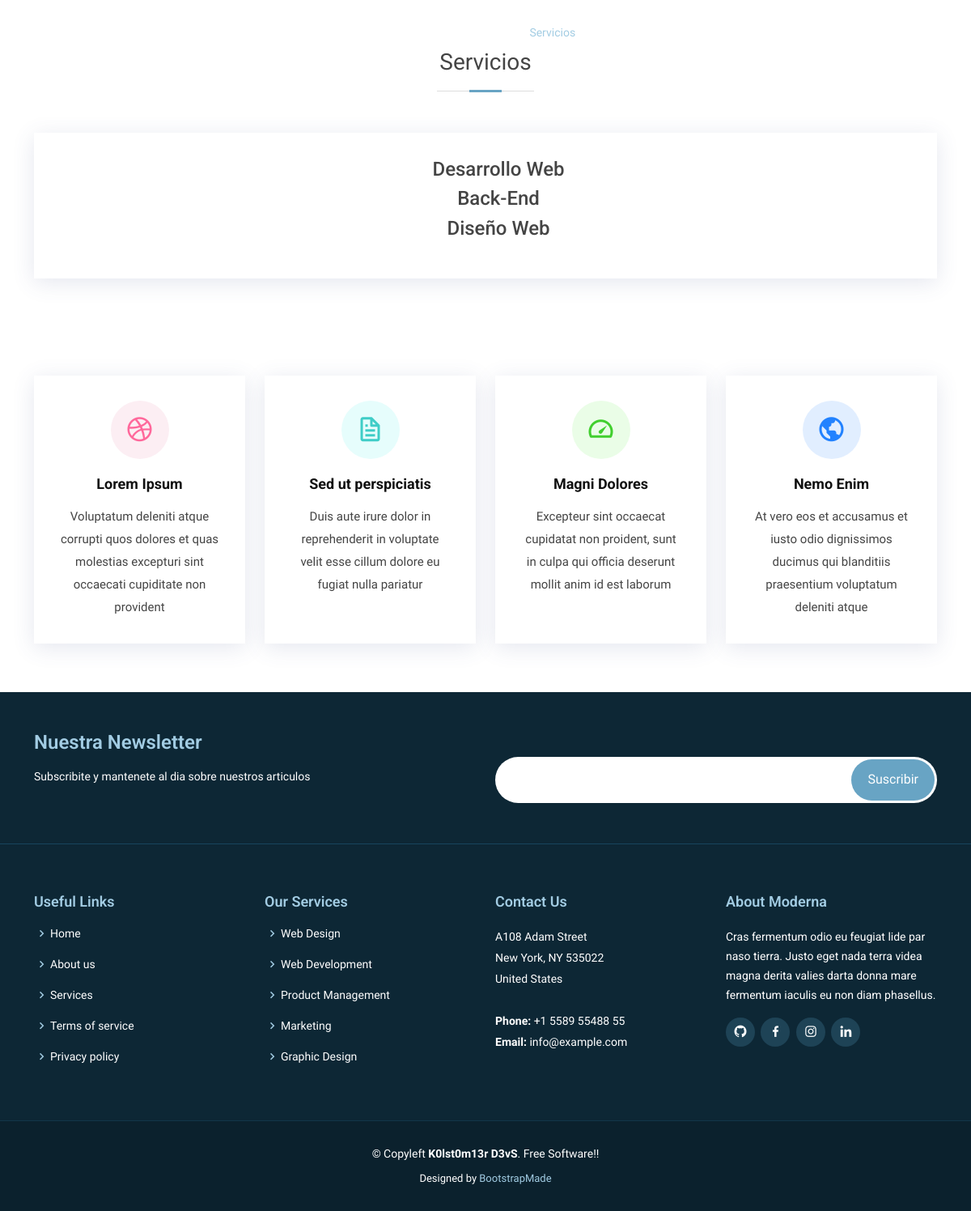
Screenshot of /servicios with the database file from the repository.
### DjangoApp/models.py (models this page shows, shortened)
class Servicios(models.Model):
    servicio = models.CharField(max_length=30)

### DjangoApp/views.py (the view)
# urls.py: path('servicios',views.servicios, name="servicios"),
def servicios(request):
    if request.method == "POST":
        form = ServiciosForm(request.POST)
        if form.is_valid():
            form.save()
            return redirect('suscripciones')
    else:
        form = SubscribForm()
    servicios = Servicios.objects.all()
    ctx = {"form": form, "servicios": servicios}
    return render(request, 'DjangoApp/servicios.html', ctx)

### DjangoApp/forms.py
class SubscribForm(forms.ModelForm):
    class Meta:
        model = Subscripcion
        fields = ('email',)

### DjangoApp/templates/DjangoApp/servicios.html (shortened to what this page needs)
{% extends "DjangoApp/base.html" %}
{% load static %}
{% block contenido %}
    <section class="services">
        <div class="container">
            <div class="row" data-aos="fade-up">
                <div class="section-title">
                    <h2>Servicios</h2>
                </div>
                <div>
                  <div class="row">
                    <div class="container">
                        <div class="icon-box icon-box-blue">
                          <ul>
                              {% for servicio in servicios %}
                              <li style="list-style-type:none">
                                  <h4 clas="title">{{servicio.servicio}}</h2>
                              </li>
                              {% endfor %}
                          </ul>
                        </div>
                      </div>
                  </div>
                </div>
            </div>
        </div>
    </section>
    <section class="services">
            <div class="container">
              <div class="row">
                <div class="col-md-6 col-lg-3 d-flex align-items-stretch" data-aos="fade-up">
                  <div class="icon-box icon-box-pink">
                    <div class="icon"><i class="bx bxl-dribbble"></i></div>
                    <h4 class="title"><a href="">Lorem Ipsum</a></h4>
                    <p class="description">Voluptatum deleniti atque corrupti quos dolores et quas molestias excepturi sint occaecati cupiditate non provident</p>
                  </div>
                </div>
                <div class="col-md-6 col-lg-3 d-flex align-items-stretch" data-aos="fade-up" data-aos-delay="100">
                  <div class="icon-box icon-box-cyan">
                    <div class="icon"><i class="bx bx-file"></i></div>
                    <h4 class="title"><a href="">Sed ut perspiciatis</a></h4>
                    <p class="description">Duis aute irure dolor in reprehenderit in voluptate velit esse cillum dolore eu fugiat nulla pariatur</p>
                  </div>
                </div>
                <div class="col-md-6 col-lg-3 d-flex align-items-stretch" data-aos="fade-up" data-aos-delay="200">
                  <div class="icon-box icon-box-green">
                    <div class="icon"><i class="bx bx-tachometer"></i></div>
                    <h4 class="title"><a href="">Magni Dolores</a></h4>
                    <p class="description">Excepteur sint occaecat cupidatat non proident, sunt in culpa qui officia deserunt mollit anim id est laborum</p>
                  </div>
                </div>
                <div class="col-md-6 col-lg-3 d-flex align-items-stretch" data-aos="fade-up" data-aos-delay="200">
                  <div class="icon-box icon-box-blue">
                    <div class="icon"><i class="bx bx-world"></i></div>
                    <h4 class="title"><a href="">Nemo Enim</a></h4>
                    <p class="description">At vero eos et accusamus et iusto odio dignissimos ducimus qui blanditiis praesentium voluptatum deleniti atque</p>
                  </div>
                </div>
              </div>
            </div>
          </section>
{% endblock %}

### DjangoApp/static/DjangoApp/assets/css/style.css (style rules this page uses)
body { font-family: "Open Sans", sans-serif; color: #444; }
a { color: #4fa6d5; text-decoration: none; }
h1, h2, h3, h4, h5, h6, .font-primary { font-family: "Roboto", sans-serif; }
section { padding: 60px 0; }
.section-title { text-align: center; padding-bottom: 30px; }
.section-title h2 { font-size: 28px; font-weight: 400; margin-bottom: 20px; padding-bottom: 20px; position: relative; }
.section-title h2::before { content: ""; position: absolute; display: block; width: 120px; height: 1px; background: #ddd; bottom: 1px; left: calc(50% - 60px); }
.section-title h2::after { content: ""; position: absolute; display: block; width: 40px; height: 3px; background: #68A4C4; bottom: 0; left: calc(50% - 20px); }
.services { padding-bottom: 20px; }
.services .icon-box { padding: 30px; position: relative; overflow: hidden; margin: 0 0 40px 0; background: #fff; box-shadow: 0 5px 26px 0 rgba(68, 88, 144, 0.14); transition: all 0.3s ease-in-out; text-align: center; border: 1px solid #fff; }
.services .icon { margin: 0 auto 20px auto; padding-top: 17px; display: inline-block; text-align: center; border-radius: 50%; width: 72px; height: 72px; }
.services .icon i { font-size: 36px; line-height: 1; }
.services .title { font-weight: 700; margin-bottom: 15px; font-size: 18px; }
.services .title a { color: #111; }
.services .description { font-size: 15px; line-height: 28px; margin-bottom: 0; }
.services .icon-box-pink .icon { background: #fceef3; }
.services .icon-box-pink .icon i { color: #ff689b; }
.services .icon-box-cyan .icon { background: #e6fdfc; }
.services .icon-box-cyan .icon i { color: #3fcdc7; }
.services .icon-box-green .icon { background: #eafde7; }
.services .icon-box-green .icon i { color: #41cf2e; }
.services .icon-box-blue .icon { background: #e1eeff; }
.services .icon-box-blue .icon i { color: #2282ff; }
#footer .footer-newsletter form input[type=email] { border: 0; padding: 4px; width: calc(100% - 100px); }

### rows the page displays
Servicios: servicio "Desarrollo Web"
Servicios: servicio "Back-End"
Servicios: servicio "Diseño Web"
